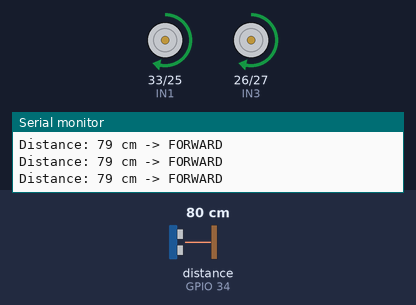
The sketch below on a simulated ESP32. On the bench: motor-driver pin pairs drawn as motors (green arrow = first pin HIGH = forward, orange = second pin HIGH = backward, longer = more drive, scaled by the enable pin), the last lines printed to the serial monitor. Wiring (inferred from the names in the program): ultrasonic range finder: trigger GPIO 14; echo GPIO 34. Inputs (shaded band) come from the test bench; at power-on: distance to the obstacle (sensor on GPIO 34) 80 cm. The echo pulse lasts 58.3 µs per cm.

Above: at 3.2 s.
3.3 s: distance to the obstacle (sensor on GPIO 34) set to 12 cm
4.8 s: distance to the obstacle (sensor on GPIO 34) set to 9 cm
At 5.4 s:
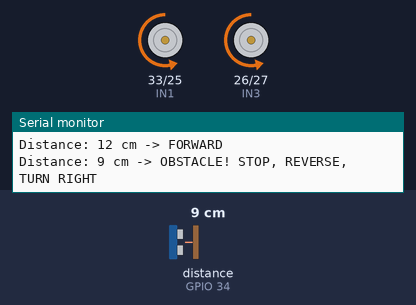
At 5.92 s:
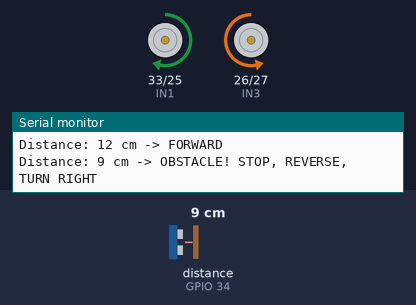
7.8 s: distance to the obstacle (sensor on GPIO 34) set to 18 cm
9.4 s: distance to the obstacle (sensor on GPIO 34) set to 2 cm
At 10.94 s:
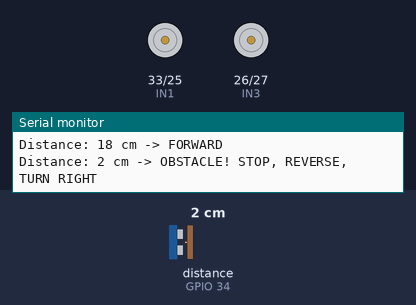
Timing chart, 0 to 13.4 s (numbered marks = the images above; inputs shaded):
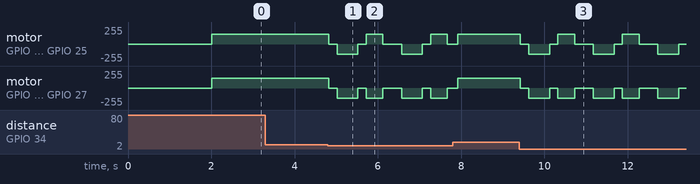

Measured:
- the behaviour switches between 11 and 10 cm on distance to the obstacle (sensor on GPIO 34) (found by bisection; images 0 and 1)

The sketch:

Step3_Obstacle_Avoider.ino
```cpp
// ==========================================================
//  OBSTACLE AVOIDER - PART 1 : STEP 3 (FINAL)
//  Simple obstacle avoiding robot: ESP32 + HC-SR04 + L298N
//
//  The robot drives forward. When an obstacle is closer than
//  STOP_DISTANCE it will:  STOP -> REVERSE 0.5 s -> TURN RIGHT
//  and then carry on forward.
//
//  Wiring summary (ESP32):
//    GPIO 14 -> HC-SR04 TRIG      GPIO 34 <- HC-SR04 ECHO
//    GPIO 32 -> ENA   GPIO 33 -> IN1   GPIO 25 -> IN2
//    GPIO 26 -> IN3   GPIO 27 -> IN4   GPIO 13 -> ENB
//    Left motor -> OUT1/OUT2     Right motor -> OUT3/OUT4
// ==========================================================

// -------- Ultrasonic Sensor Pins --------
const int TRIG_PIN = 14;
const int ECHO_PIN = 34;

// -------- Motor Driver Pins --------
const int IN1 = 33;
const int IN2 = 25;
const int IN3 = 26;
const int IN4 = 27;

const int ENA = 32;
const int ENB = 13;

// -------- Settings you can tune --------
const int STOP_DISTANCE = 10;   // cm - obstacle closer than this = avoid it
const int REVERSE_TIME  = 500;  // ms - how long to drive backward
const int TURN_TIME     = 400;  // ms - how long to turn right
int motorSpeed = 150;           // 0 - 255

void setup() {

  Serial.begin(115200);

  pinMode(TRIG_PIN, OUTPUT);
  pinMode(ECHO_PIN, INPUT);
  digitalWrite(TRIG_PIN, LOW);

  pinMode(IN1, OUTPUT);
  pinMode(IN2, OUTPUT);
  pinMode(IN3, OUTPUT);
  pinMode(IN4, OUTPUT);

  pinMode(ENA, OUTPUT);
  pinMode(ENB, OUTPUT);

  stopMotors();        // make sure the bot does not jump at power-on
  delay(2000);         // 2 seconds to place the bot on the floor

  Serial.println("Obstacle Avoider Started");
}

void loop() {

  int distance = readDistanceCM();

  Serial.print("Distance: ");
  Serial.print(distance);
  Serial.print(" cm -> ");

  // Obstacle close in front?
  if (distance > 0 && distance <= STOP_DISTANCE) {

    Serial.println("OBSTACLE! STOP, REVERSE, TURN RIGHT");

    stopMotors();
    delay(200);

    moveBackward();
    delay(REVERSE_TIME);

    stopMotors();
    delay(200);

    turnRight();
    delay(TURN_TIME);

    stopMotors();
    delay(200);
  }

  // Path is clear (or nothing in range)
  else {
    Serial.println("FORWARD");
    moveForward();
  }

  delay(50);
}


// -------- Ultrasonic Function --------
// Returns the distance in cm, or -1 if no echo came back.
int readDistanceCM() {

  digitalWrite(TRIG_PIN, LOW);
  delayMicroseconds(2);
  digitalWrite(TRIG_PIN, HIGH);
  delayMicroseconds(10);
  digitalWrite(TRIG_PIN, LOW);

  long duration = pulseIn(ECHO_PIN, HIGH, 30000);

  if (duration == 0) {
    return -1;
  }
  return (int)(duration * 0.0343 / 2.0);
}


// -------- Motor Functions --------

void moveForward() {

  analogWrite(ENA, motorSpeed);
  analogWrite(ENB, motorSpeed);

  digitalWrite(IN1, HIGH);
  digitalWrite(IN2, LOW);

  digitalWrite(IN3, HIGH);
  digitalWrite(IN4, LOW);
}

void moveBackward() {

  analogWrite(ENA, motorSpeed);
  analogWrite(ENB, motorSpeed);

  digitalWrite(IN1, LOW);
  digitalWrite(IN2, HIGH);

  digitalWrite(IN3, LOW);
  digitalWrite(IN4, HIGH);
}

void turnRight() {

  analogWrite(ENA, motorSpeed);
  analogWrite(ENB, motorSpeed);

  digitalWrite(IN1, HIGH);
  digitalWrite(IN2, LOW);

  digitalWrite(IN3, LOW);
  digitalWrite(IN4, HIGH);
}

void stopMotors() {

  analogWrite(ENA, 0);
  analogWrite(ENB, 0);

  digitalWrite(IN1, LOW);
  digitalWrite(IN2, LOW);
  digitalWrite(IN3, LOW);
  digitalWrite(IN4, LOW);
}
```
